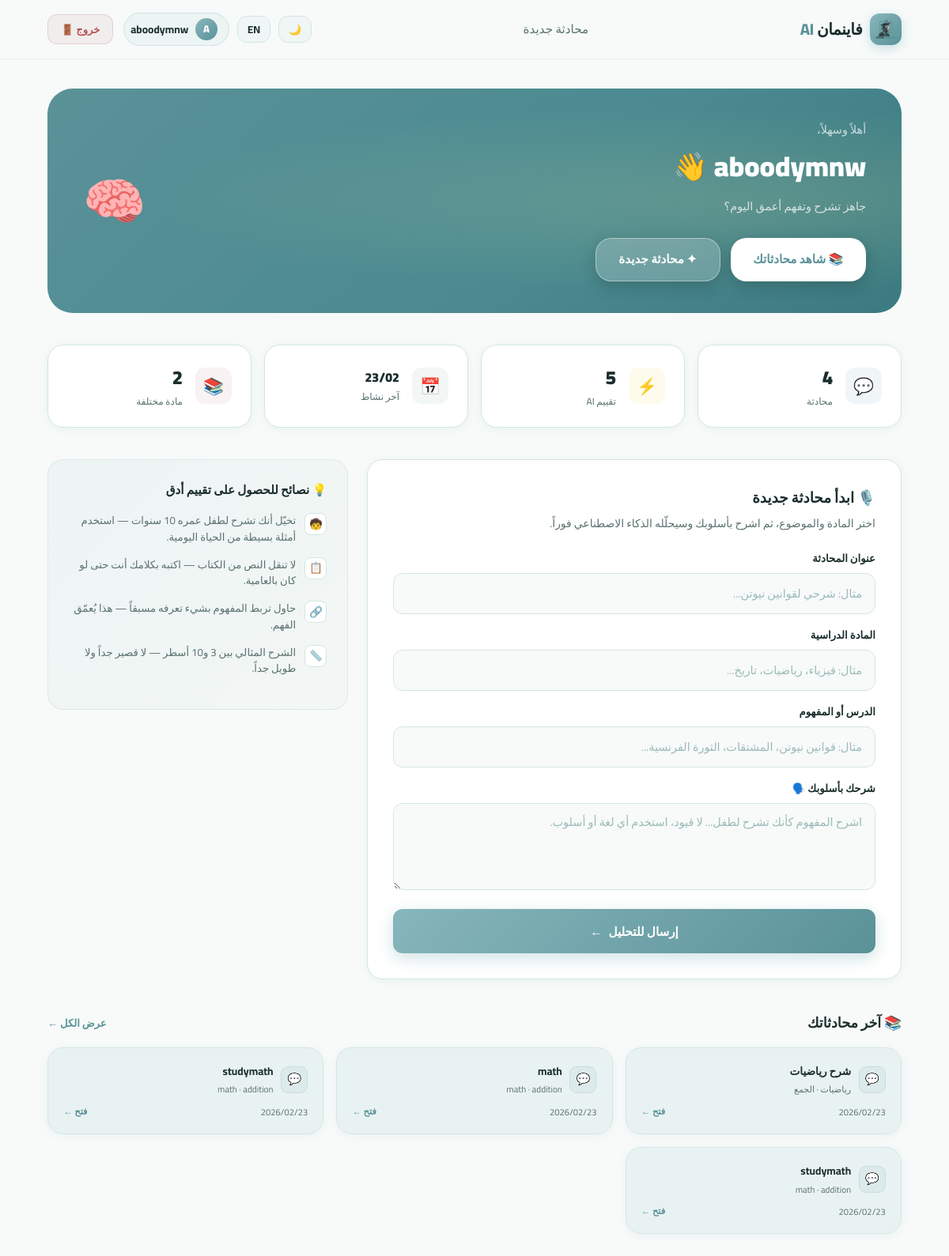
Page / (signed in) on the committed database.
### models.py (models this page shows)
class Conversation(SQLModel, table=True):
    id: Optional[int] = Field(default=None, primary_key=True)
    user_id: int = Field(foreign_key="user.id")
    created_at: datetime = Field(default_factory=datetime.now)
    title: str
    subject:str
    lesson:str
    messages: List["Message"] = Relationship(back_populates="conversation")

### main.py (the view)
@app.get("/")
async def main(request: Request, db: Session = Depends(get_db)):
    username = request.session.get("username")
    u_id = request.session.get("user_id")
    conversations = []
    total_ai_msgs = 0
    if u_id:
        conversations = db.exec(
            select(Conversation)
            .where(Conversation.user_id == u_id)
            .order_by(Conversation.created_at.desc())
        ).all()
        ai_msgs = db.exec(
            select(Message).join(Conversation,Message.conversation_id == Conversation.id)
            .where(Conversation.user_id == u_id, Message.role == "assistant")
        ).all()
        total_ai_msgs = len(ai_msgs)
    return templates.TemplateResponse("main.html", {
        "request": request,
        "username": username,
        "conversations": conversations,
        "total_ai_msgs": total_ai_msgs
    })

### templates/main.html (shortened to what this page needs)
<!DOCTYPE html>
<html lang="ar" dir="rtl" data-theme="light">
<head>
</head>
<body>
    <nav id="navbar">
        <a href="/" class="nav-logo" aria-label="فاينمان AI">
            <img src="/static/favicon.ico" class="nav-logo-img" alt="Feynman AI" />
            <span class="nav-logo-text">فاينمان <span>AI</span></span>
        </a>
        {% if username %}
        <ul class="nav-links">
            <li><a href="#new-chat">محادثة جديدة</a></li>
        </ul>
        <div style="display:flex;align-items:center;gap:.6rem;">
            <button class="nav-meta-btn" id="themeBtn" onclick="toggleTheme()" aria-label="toggle theme">🌙</button>
            <button class="nav-meta-btn" id="langBtn" onclick="toggleLang()" aria-label="switch language">EN</button>
            <div class="dash-nav-user">
                <div class="user-chip">
                    <div class="user-avatar-sm">{{ username[0] | upper }}</div>
                    {{ username }}
                </div>
                <a href="/logout" class="btn-logout">خروج 🚪</a>
            </div>
        </div>
        {% endif %}
    </nav>
    {% if username %}
    <div class="dashboard-page">
        <div class="dashboard-inner">
            <div class="welcome-banner">
                <div class="welcome-text">
                    <div class="welcome-greeting">أهلاً وسهلاً،</div>
                    <div class="welcome-name">{{ username }} <span>👋</span></div>
                    <div class="welcome-sub">جاهز تشرح وتفهم أعمق اليوم؟</div>
                    <div style="display:flex;gap:.8rem;flex-wrap:wrap;margin-top:.9rem;">
                        <a href="/chat" class="quick-start-btn" style="background:white;color:var(--teal-dark);">
                            📚 شاهد محادثاتك
                        </a>
                        <a href="#new-chat" class="quick-start-btn"
                            style="background:rgba(255,255,255,.2);color:white;border:1.5px solid rgba(255,255,255,.4);">
                            ✦ محادثة جديدة
                        </a>
                    </div>
                </div>
                <div class="welcome-emoji">🧠</div>
            </div>
            <div class="dash-stats">
                <div class="dash-stat-card">
                    <div class="dash-stat-icon" style="background:rgba(135,182,188,.12);">💬</div>
                    <div class="dash-stat-info">
                        <div class="dash-stat-val">{{ conversations | length if conversations else 0 }}</div>
                        <div class="dash-stat-label">محادثة</div>
                    </div>
                </div>
                <div class="dash-stat-card">
                    <div class="dash-stat-icon" style="background:rgba(246,240,159,.2);">⚡</div>
                    <div class="dash-stat-info">
                        <div class="dash-stat-val">{{ total_ai_msgs if total_ai_msgs is defined else 0 }}</div>
                        <div class="dash-stat-label">تقييم AI</div>
                    </div>
                </div>
                <div class="dash-stat-card">
                    <div class="dash-stat-icon" style="background:rgba(190,212,203,.2);">📅</div>
                    <div class="dash-stat-info">
                        {% if conversations %}
                        <div class="dash-stat-val" style="font-size:1rem;">{{
                            conversations[0].created_at.strftime('%d/%m') }}</div>
                        {% else %}
                        <div class="dash-stat-val" style="color:var(--text-muted);">—</div>
                        {% endif %}
                        <div class="dash-stat-label">آخر نشاط</div>
                    </div>
                </div>
                <div class="dash-stat-card">
                    <div class="dash-stat-icon" style="background:rgba(179,86,86,.08);">📚</div>
                    <div class="dash-stat-info">
                        <div class="dash-stat-val">{{ conversations | map(attribute='subject') | unique | list | length
                            if conversations else 0 }}</div>
                        <div class="dash-stat-label">مادة مختلفة</div>
                    </div>
                </div>
            </div>
            <div class="new-chat-section" id="new-chat">
                <div class="new-chat-card">
                    <h2>🎙️ ابدأ محادثة جديدة</h2>
                    <p>اختر المادة والموضوع، ثم اشرح بأسلوبك وسيحلّله الذكاء الاصطناعي فوراً.</p>
                    <form id="newChatForm" method="post" action="/chat">
                        <label class="dash-form-label" for="title">عنوان المحادثة</label>
                        <input class="dash-input" type="text" id="title" name="title"
                            placeholder="مثال: شرحي لقوانين نيوتن..." required />
                        <label class="dash-form-label" for="subject">المادة الدراسية</label>
                        <input class="dash-input" type="text" id="subject" name="subject"
                            placeholder="مثال: فيزياء، رياضيات، تاريخ..." required />
                        <label class="dash-form-label" for="lesson">الدرس أو المفهوم</label>
                        <input class="dash-input" type="text" id="lesson" name="lesson"
                            placeholder="مثال: قوانين نيوتن، المشتقات، الثورة الفرنسية..." required />
                        <label class="dash-form-label" for="explanation">شرحك بأسلوبك 🗣️</label>
                        <textarea class="dash-input dash-textarea" id="explanation" name="explanation"
                            placeholder="اشرح المفهوم كأنك تشرح لطفل... لا قيود، استخدم أي لغة أو أسلوب." required
                            minlength="30"></textarea>
                        <button type="submit" class="dash-submit-btn" id="submitChatBtn">
                            <span id="submitBtnText">إرسال للتحليل</span>
                            <span>←</span>
                        </button>
                    </form>
                </div>
                <div class="tips-card">
                    <h3>💡 نصائح للحصول على تقييم أدق</h3>
                    <div class="tip-item">
                        <div class="tip-icon">🧒</div>
                        <span>تخيّل أنك تشرح لطفل عمره 10 سنوات — استخدم أمثلة بسيطة من الحياة اليومية.</span>
                    </div>
                    <div class="tip-item">
                        <div class="tip-icon">📋</div>
                        <span>لا تنقل النص من الكتاب — اكتبه بكلامك أنت حتى لو كان بالعامية.</span>
                    </div>
                    <div class="tip-item">
                        <div class="tip-icon">🔗</div>
                        <span>حاول تربط المفهوم بشيء تعرفه مسبقاً — هذا يُعمّق الفهم.</span>
                    </div>
                    <div class="tip-item">
                        <div class="tip-icon">📏</div>
                        <span>الشرح المثالي بين 3 و10 أسطر — لا قصير جداً ولا طويل جداً.</span>
                    </div>
                </div>
            </div>
            <div class="recent-section">
                <div class="recent-header">
                    <h2>📚 آخر محادثاتك</h2>
                    {% if conversations %}
                    <a href="/chat"
                        style="font-size:.82rem;color:var(--teal-dark);font-weight:600;text-decoration:none;">عرض الكل
                        ←</a>
                    {% endif %}
                </div>
                {% if conversations %}
                <div style="display:grid;grid-template-columns:repeat(auto-fill,minmax(260px,1fr));gap:1rem;">
                    {% for conv in conversations[:6] %}
                    <a href="/chat/{{ conv.id }}" style="text-decoration:none;">
                        <div style="background:rgba(135,182,188,.12);border:1px solid var(--border);border-radius:var(--radius-md);padding:1.1rem 1.2rem;transition:all .25s;box-shadow:var(--shadow-sm);"
                            onmouseover="this.style.transform='translateY(-3px)';this.style.boxShadow='var(--shadow-md)'"
                            onmouseout="this.style.transform='';this.style.boxShadow='var(--shadow-sm)'">
                            <div style="display:flex;align-items:center;gap:.6rem;margin-bottom:.6rem;">
                                <div
                                    style="width:34px;height:34px;background:rgba(135,182,188,.12);border:1px solid rgba(135,182,188,.25);border-radius:9px;display:flex;align-items:center;justify-content:center;font-size:.9rem;flex-shrink:0;">
                                    💬</div>
                                <div style="flex:1;overflow:hidden;">
                                    <div
                                        style="font-size:.85rem;font-weight:700;color:var(--text);white-space:nowrap;overflow:hidden;text-overflow:ellipsis;">
                                        {{ conv.title }}</div>
                                    <div style="font-size:.7rem;color:var(--text-muted);margin-top:.1rem;">{{
                                        conv.subject }} · {{ conv.lesson }}</div>
                                </div>
                            </div>
                            <div style="display:flex;align-items:center;justify-content:space-between;">
                                <span style="font-size:.7rem;color:var(--text-muted);">{{
                                    conv.created_at.strftime('%Y/%m/%d') }}</span>
                                <span style="font-size:.72rem;color:var(--teal-dark);font-weight:700;">فتح ←</span>
                            </div>
                        </div>
                    </a>
                    {% endfor %}
                </div>
                {% else %}
                <div class="recent-empty">
                    <div class="re-icon">🌱</div>
                    <p>لا توجد محادثات بعد.<br>ابدأ أولى محادثاتك الآن!</p>
                </div>
                {% endif %}
            </div>
        </div>
    </div>
    {% endif %}
</body>
</html>

### rows in the picture
Conversation: created_at "23/02", title "شرح رياضيات", subject "رياضيات", lesson "الجمع", created_at "2026/02/23"
Conversation: title "math", subject "math", lesson "addition", created_at "2026/02/23"
Conversation: title "studymath", subject "math", lesson "addition", created_at "2026/02/23"
Conversation: title "studymath", subject "math", lesson "addition", created_at "2026/02/23"

### other values in the picture
{{ username[0] | upper }} "A"
{{ username }} "aboodymnw"
{{ conversations | length if conversations else 0 }} "4"
{{ total_ai_msgs if total_ai_msgs is defined else 0 }} "5"
